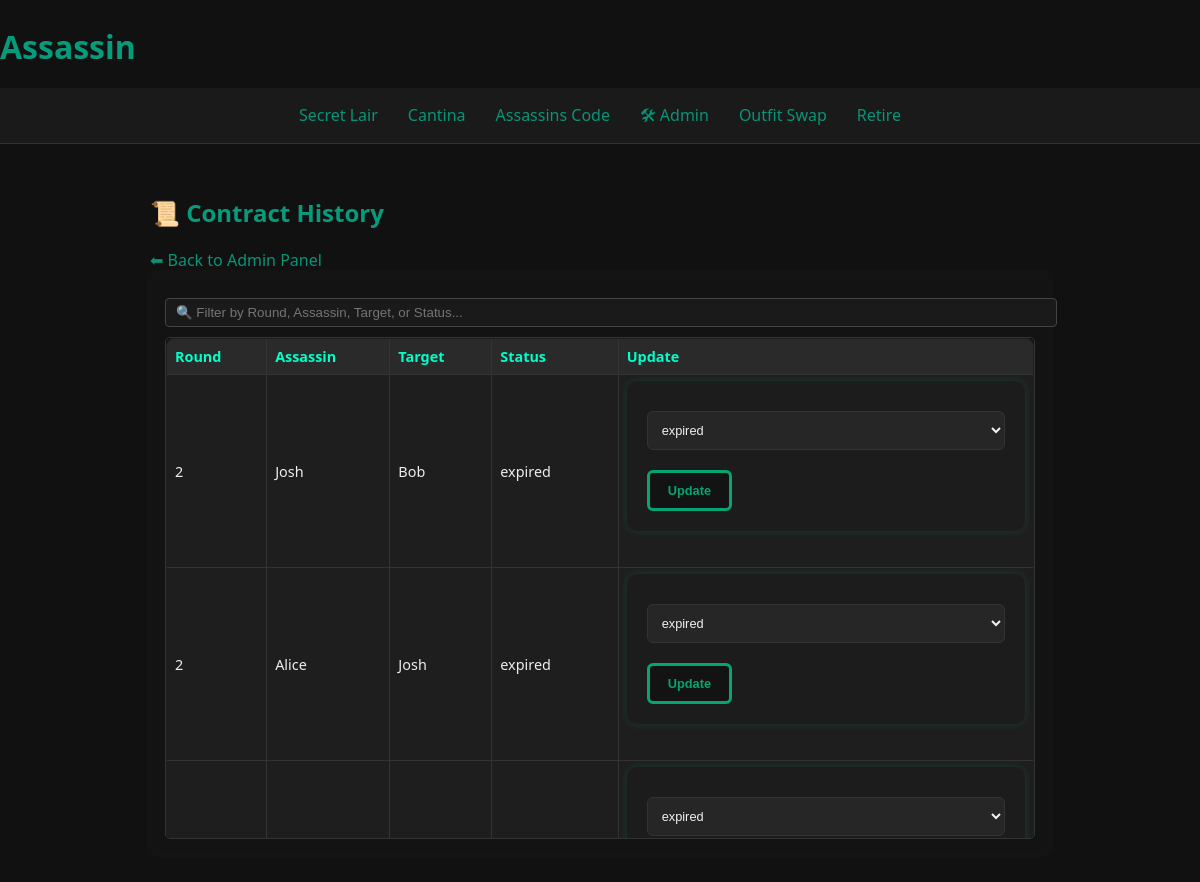
The app's page /contract_history (signed in), older data.
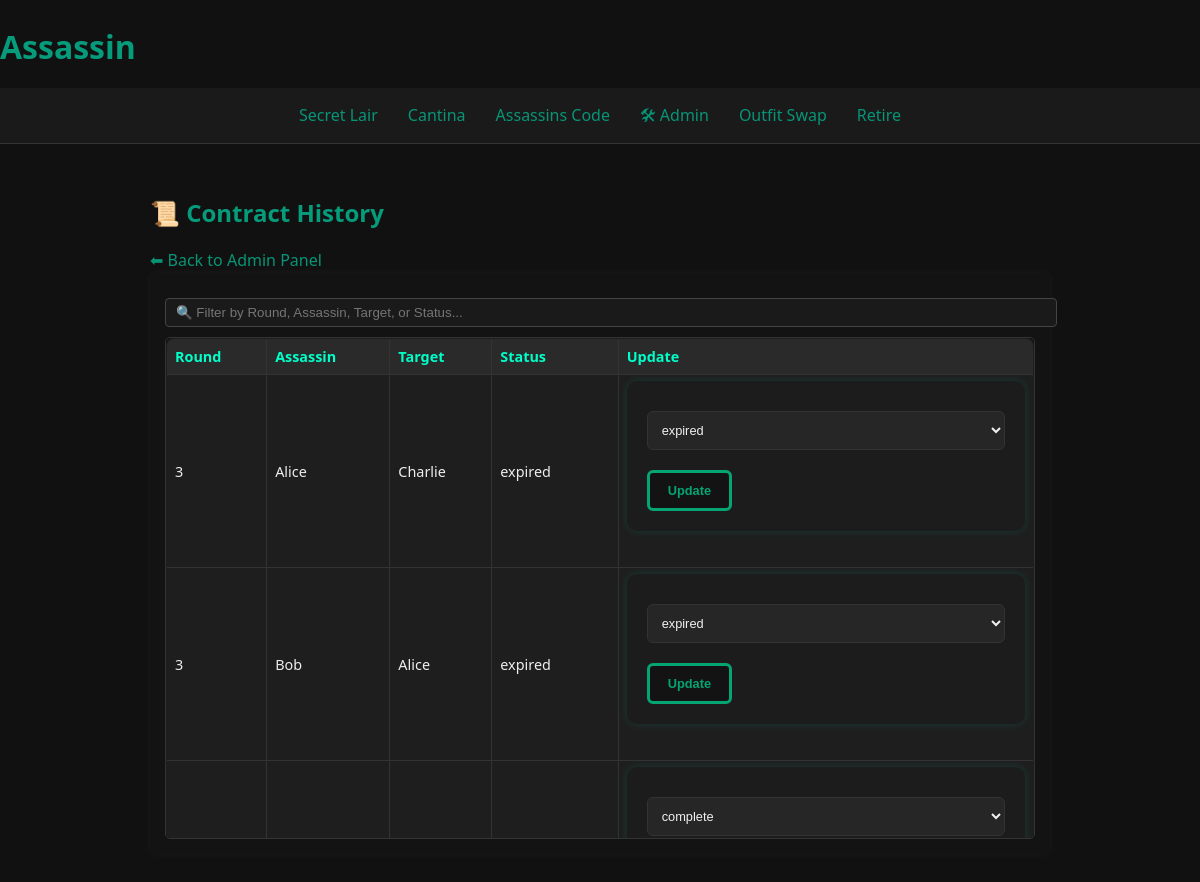
The same page, newer data.
### models.py (models this page shows)
class Contract(db.Model):
    id = db.Column(db.Integer, primary_key=True)
    assassin_id = db.Column(db.Integer, db.ForeignKey("player.id"))
    target_id = db.Column(db.Integer, db.ForeignKey("player.id"))
    status = db.Column(db.String(50), default="assigned")
    round = db.Column(db.Integer, nullable=False, default=1)
    assassin = db.relationship("Player", foreign_keys=[assassin_id])
    target = db.relationship("Player", foreign_keys=[target_id])

class Player(UserMixin, db.Model):
    id = db.Column(db.Integer, primary_key=True)
    username = db.Column(db.String(80), unique=True, nullable=False)
    email = db.Column(db.String(120), unique=True, nullable=False)
    password = db.Column(db.String(200), nullable=False)
    profile_pic = db.Column(db.String(200), nullable=True)
    status = db.Column(db.String(20), default="active")
    is_admin = db.Column(db.Boolean, default=False)
    can_be_targeted_multiple_times = db.Column(db.Boolean, default=False)
    max_times_targeted = db.Column(db.Integer, default=1)
    can_have_multiple_contracts = db.Column(db.Boolean, default=False)
    max_contracts_per_round = db.Column(db.Integer, default=1)
    untouchable_count = db.Column(db.Integer, default=0)
    times_kia = db.Column(db.Integer, default=0)
    actual_name = db.Column(db.String(120), nullable=True)

### routes.py (the view)
@routes_bp.route("/contract_history")
@login_required
def view_all_contracts():
    if not current_user.is_admin:
        return "Unauthorized", 403
    from models import Contract
    all_contracts = Contract.query.order_by(Contract.round.desc()).all()
    return render_template("contract_history.html", contracts=all_contracts)

### auth.py (called while the page is built)
@login_manager.user_loader
def load_user(user_id):
    return Player.query.get(int(user_id))

### templates/contract_history.html (shortened to what this page needs)
{% extends 'base.html' %}
{% block content %}
<h2>📜 Contract History</h2>
<a href="{{ url_for('routes.admin_panel') }}">⬅ Back to Admin Panel</a>
<div class="section-block">
  <input type="text" id="historySearch" placeholder="🔍 Filter by Round, Assassin, Target, or Status...">
  <div class="table-wrapper">
    <table class="admin-table" id="historyTable">
      <thead>
        <tr>
          <th>Round</th>
          <th>Assassin</th>
          <th>Target</th>
          <th>Status</th>
          <th>Update</th>
        </tr>
      </thead>
      <tbody>
        {% for contract in contracts %}
        <tr>
          <td>{{ contract.round }}</td>
          <td>{{ contract.assassin.username }}</td>
          <td>{{ contract.target.username }}</td>
          <td>{{ contract.status }}</td>
          <td>
            <form method="POST" action="{{ url_for('routes.update_contract_status') }}">
              <select name="new_status">
                <option value="complete" {% if contract.status == 'complete' %}selected{% endif %}>complete</option>
                <option value="expired" {% if contract.status == 'expired' %}selected{% endif %}>expired</option>
            </select>
              <button type="submit">Update</button>
            </form>
          </td>
        </tr>
        {% endfor %}
      </tbody>
    </table>
  </div>
</div>
{% endblock %}

Row changes from the older to the newer data that the page shows:
no longer on this page (row edited): Contract: round "2", assassin.username "Josh", target.username "Bob", status "expired", new_status "expired"
no longer on this page (row edited): Contract: round "2", assassin.username "Alice", target.username "Josh", status "expired", new_status "expired"
no longer on this page (row edited): Contract: new_status "expired"
added Contract: round "3", assassin.username "Alice", target.username "Charlie", status "expired", new_status "expired"
added Contract: round "3", assassin.username "Bob", target.username "Alice", status "expired", new_status "expired"
added Contract: new_status "complete"
